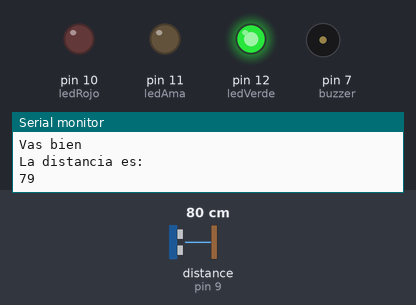
Recording of a sketch running on a simulated Arduino Uno, built with avr-gcc and run on an emulated ATmega328P. Shown: output pins drawn as LEDs (lit = HIGH), buzzer (waves = sounding), the last lines printed to the serial monitor. Wiring (inferred from the names in the program): ultrasonic range finder: trigger pin 8; echo pin 9. Inputs (shaded band) come from the test bench; at power-on: distance to the obstacle (sensor on pin 9) 80 cm. The echo pulse lasts 58.3 µs per cm; pins used as bus, display or sensor lines are not drawn.

Above: at 1.2 s.
1.3 s: distance to the obstacle (sensor on pin 9) set to 13 cm
4.3 s: distance to the obstacle (sensor on pin 9) set to 10 cm
At 5.06 s:
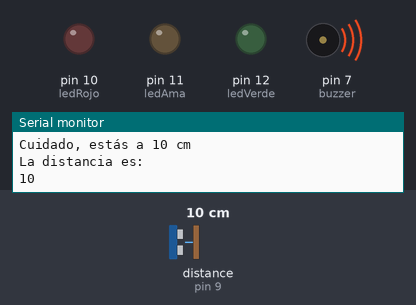
7.3 s: distance to the obstacle (sensor on pin 9) set to 8 cm
10.3 s: distance to the obstacle (sensor on pin 9) set to 5 cm
At 11.2 s:
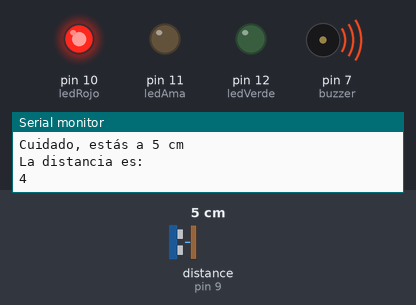
13.3 s: distance to the obstacle (sensor on pin 9) set to 9 cm
At 13.92 s:
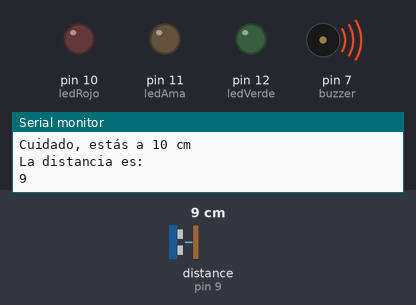
Timing chart, 0 to 17.3 s (numbered marks = the images above; inputs shaded):
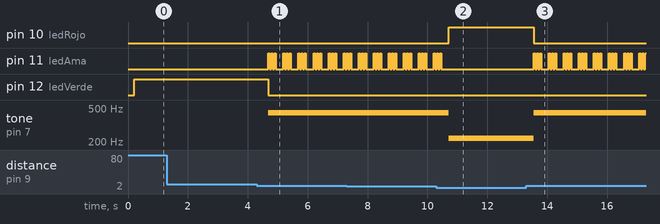

Measured:
- the behaviour switches between 12 and 11 cm on distance to the obstacle (sensor on pin 9) (found by bisection; images 0 and 1)
- the behaviour switches between 7 and 6 cm on distance to the obstacle (sensor on pin 9) (found by bisection; images 1 and 2)
- after the input at 4.3 s, pin 11 (ledAma): LOW → HIGH after 0.39 s, then repeats every 0.50 s: 2 × (LOW 0.05 s, HIGH 0.05 s), LOW 0.25 s, HIGH 0.05 s; pin 12 (ledVerde): HIGH → LOW after 0.39 s; tone on pin 7 (buzzer): silent → 440 Hz after 0.39 s
- after the input at 10.3 s, pin 10 (ledRojo): LOW → HIGH after 0.42 s; pin 11 (ledAma): goes on until 10.5 s, then stays LOW; tone on pin 7 (buzzer): 440 Hz → 220 Hz after 0.42 s
- after the input at 13.3 s, pin 10 (ledRojo): HIGH → LOW after 0.25 s; pin 11 (ledAma): LOW → HIGH after 0.25 s, then repeats every 0.50 s: 2 × (LOW 0.05 s, HIGH 0.05 s), LOW 0.25 s, HIGH 0.05 s; tone on pin 7 (buzzer): 220 Hz → 440 Hz after 0.25 s

The sketch:

PRUEBA_SENSOR_ULTRASONICO_LED_BUZZER.ino
```cpp
int buzzer=7;
int pinTrig=8;
int pinEco=9;
int ledRojo=10;
int ledAma=11;
int ledVerde=12;

int tiempo;
int longitud;

void setup() {
  pinMode(buzzer,OUTPUT);
  pinMode(pinTrig,OUTPUT);
  pinMode(pinEco,INPUT);
  pinMode(ledRojo,OUTPUT);
   pinMode(ledAma,OUTPUT);
    pinMode(ledVerde,OUTPUT);
  Serial.begin(9600);
}

void loop() {

   digitalWrite(pinTrig,HIGH);
   delay(1);
   digitalWrite(pinTrig,LOW);
   tiempo=pulseIn(pinEco,HIGH);

   longitud=tiempo/58.2;

   Serial.println("La distancia es:");
   Serial.println(longitud);
   delay(200);

    if(longitud<=0 || longitud <=5){
       digitalWrite(ledRojo,HIGH);
       digitalWrite(ledAma,LOW);
       digitalWrite(ledVerde,LOW);
       tone(buzzer,220);
      Serial.println("Cuidado, estás a 5 cm");

     }
     else if(longitud<=6 || longitud<=10){
       digitalWrite(ledVerde,LOW);
       digitalWrite(ledRojo,LOW);
       tone(buzzer,440);
       Serial.println("Cuidado, estás a 10 cm");
                   for(int i=0; i<3; i++){

                         digitalWrite(ledAma,HIGH);
                         delay(50);
                         digitalWrite(ledAma,LOW);
                         delay(50);
                    }

    }
    else{
         digitalWrite(ledVerde,HIGH);
         digitalWrite(ledRojo,LOW);
         digitalWrite(ledAma,LOW);
           noTone(buzzer);
        Serial.println("Vas bien");
    }


}
```
